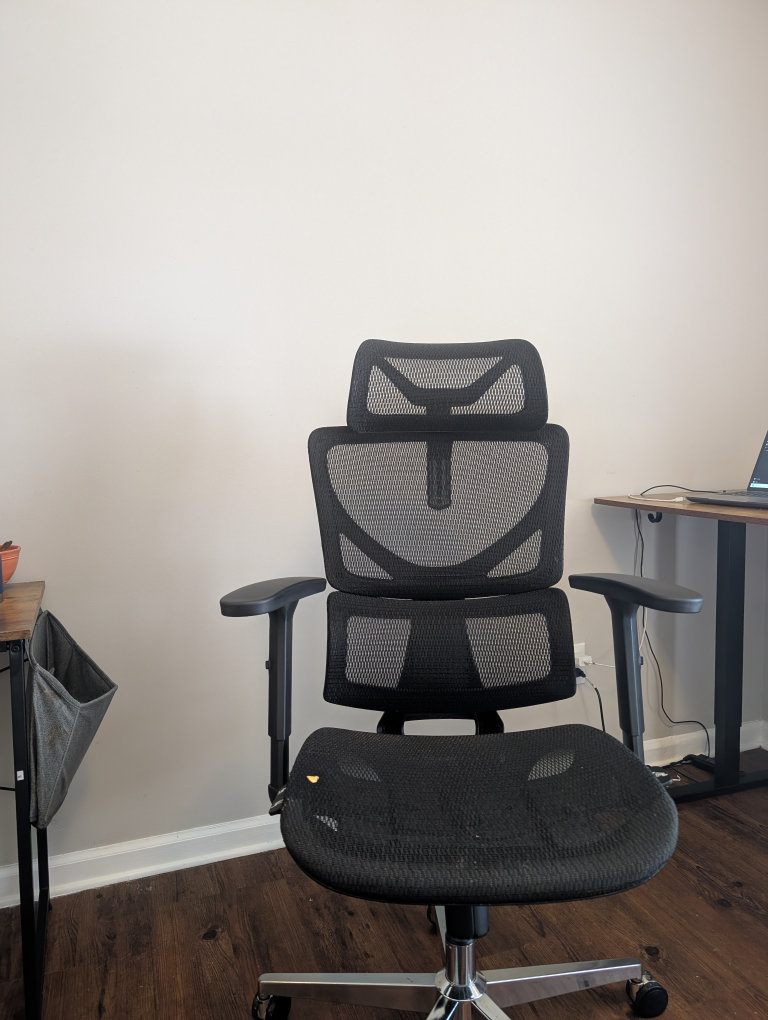
#> input picture data/panorama/1.jpg, 3072 x 4080 px (shown at 1/4 size); its folder holds 3 pictures in this run
$ python test_stitch.py
#> lines starting #> are read from the running program, lines starting #| are printed output that depends on the picture
import cv2
import glob
from src.stitcher import PanoramaStitcher

print("Loading images...")
files = sorted(glob.glob("data/panorama/*.jpg"))
print("Found:", files)

images = [cv2.imread(f) for f in files]
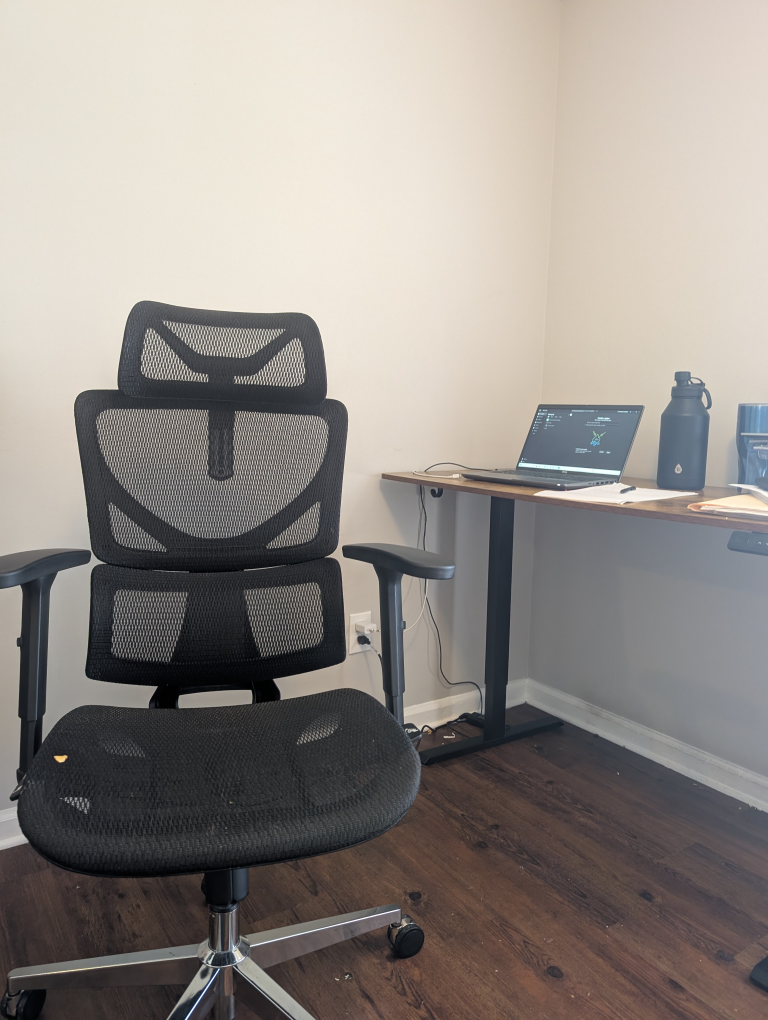
#> input picture data/panorama/2.jpg, 3072 x 4080 px (shown at 1/4 size)
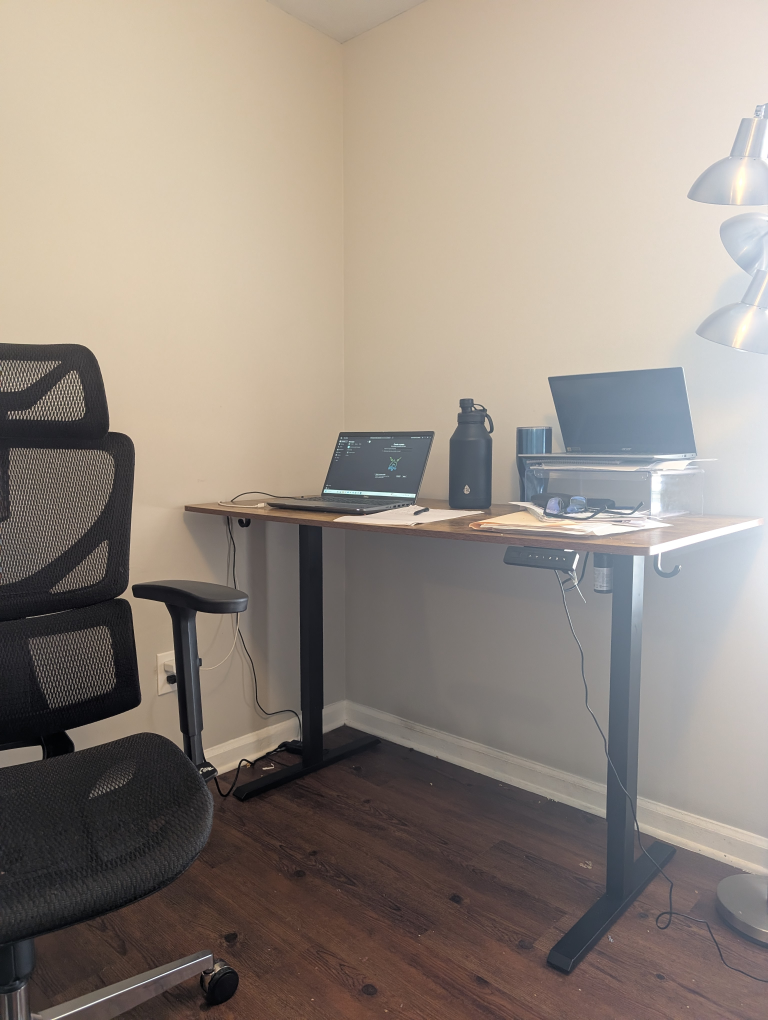
#> input picture data/panorama/3.jpg, 3072 x 4080 px (shown at 1/4 size)
#> images = 3 items
print("Loaded", len(images), "images")
#| Loaded 3 images

print("Resizing images for speed...")
images = [cv2.resize(im, (0,0), fx=0.40, fy=0.40) for im in images]

#> (the run stopped early here; a loop or call above may not have finished)
